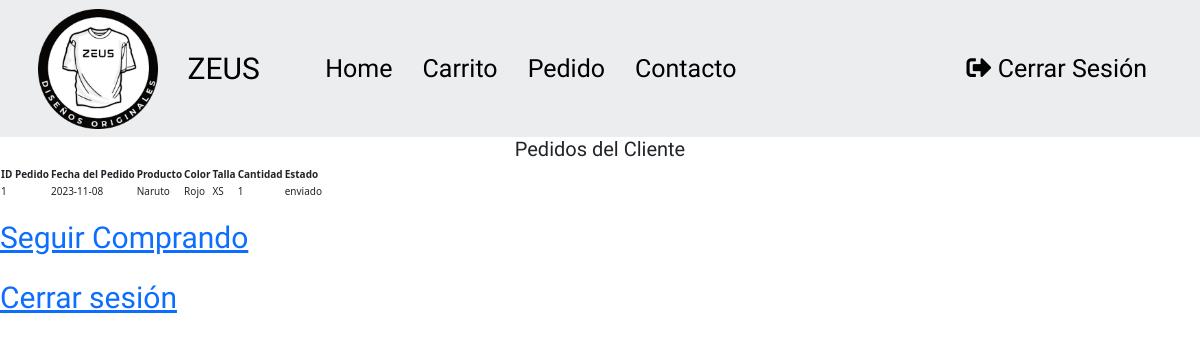
Screenshot of /pedidos.php (signed in) with the database file from the repository.
### tables this page shows
CREATE TABLE `pedidos` (
  `id_pedido` int NOT NULL AUTO_INCREMENT,
  `fecha` date NOT NULL COMMENT 'fecha donde se realizo el pedido, de tipo date.',
  `id_cliente` int NOT NULL COMMENT 'Fk de la tabla clientes , de tipo INT con indice Index.',
  `id_producto` int NOT NULL COMMENT 'Fk de la tabla productos, de tipo INT con indice Index.',
  `cantidad_producto` int NOT NULL,
  `estado_pedido` varchar(50) DEFAULT 'en preparación',
  `id_color` int NOT NULL,
  `id_talla` int NOT NULL,
  PRIMARY KEY (`id_pedido`),
  KEY `id_producto` (`id_producto`),
  KEY `id_pedido` (`id_cliente`,`id_producto`) USING BTREE,
  KEY `idx_pedido` (`id_pedido`),
  KEY `fk_id_color` (`id_color`),
  CONSTRAINT `pedidos_ibfk_1` FOREIGN KEY (`id_cliente`) REFERENCES `clientes` (`id_cliente`),
  CONSTRAINT `pedidos_ibfk_2` FOREIGN KEY (`id_producto`) REFERENCES `productos` (`id_producto`)
);

CREATE TABLE `productos` (
  `id_producto` int NOT NULL COMMENT 'PK de la tabla producto , de indice Primary',
  `nombre` varchar(45) NOT NULL COMMENT 'nombre del producto, de tipo Varchar.',
  `precio` double(10,2) NOT NULL COMMENT 'precio del producto, de tipo double para almacenar los valores reales en doble precisión.',
  `imagen` varchar(255) NOT NULL,
  PRIMARY KEY (`id_producto`),
  UNIQUE KEY `codigo_producto_UNIQUE` (`id_producto`),
  UNIQUE KEY `codigo` (`id_producto`),
  UNIQUE KEY `codigo_2` (`id_producto`),
  KEY `idx_producto` (`id_producto`)
);

CREATE TABLE `colores` (
  `id_color` int NOT NULL AUTO_INCREMENT,
  `nombre_color` varchar(50) NOT NULL,
  PRIMARY KEY (`id_color`),
  UNIQUE KEY `id_color_UNIQUE` (`id_color`)
);

CREATE TABLE `tallas` (
  `id_talla` int NOT NULL AUTO_INCREMENT,
  `numero_talla` varchar(50) NOT NULL,
  UNIQUE KEY `id_talla_UNIQUE` (`id_talla`)
);

### classes/pedido.php (called while the page is built, shortened)
<?php
class Pedido
{
    public static function select($id_cliente)
    {
        try {
            $conexion = camisetasDB::connectDB();
            $sql = "SELECT
                p.id_pedido AS id_pedido,
                p.fecha AS fecha,
                pr.nombre AS nombre,
                co.nombre_color AS color,
                ta.numero_talla AS talla,
                p.cantidad_producto AS cantidad_producto,
                p.estado_pedido AS estado
                FROM pedidos p
                JOIN clientes c ON p.id_cliente = c.id_cliente
                JOIN producto_color_talla pct ON p.id_producto = pct.id_producto AND p.id_color = pct.id_color AND p.id_talla = pct.id_talla
                JOIN productos pr ON pct.id_producto = pr.id_producto
                JOIN colores co ON pct.id_color = co.id_color
                JOIN tallas ta ON pct.id_talla = ta.id_talla
                WHERE p.id_cliente = ?
                ORDER BY p.fecha;
            ";
            $stmt = $conexion->prepare($sql);
            $stmt->execute([$id_cliente]);
            return $stmt->fetchAll(PDO::FETCH_ASSOC);
        } catch (PDOException $e) {
            echo "Error de conexión: " . $e->getMessage();
            return false;
        }
    }
}

### pedidos.php (the view, shortened to what this page needs)
<?php
include_once 'classes/pedido.php';
$id_cliente = $_SESSION['id_cliente'];
$pedidos = Pedido::select($id_cliente);
?>
<!DOCTYPE html>
<html lang="es">
<head>
    <?php include 'components/enlace.php'; ?>
</head>
<body>
    <?php include 'components/menu.php'; ?>
    <div class="contenedor">
        <div class="carrito-producto">
            <h2>Pedidos del Cliente</h2>
            <?php if (!empty($pedidos)) { ?>
                <table aria-describedby="tabla de pedidos">
                    <tr>
                        <th>ID Pedido</th>
                        <th>Fecha del Pedido</th>
                        <th>Producto</th>
                        <th>Color</th>
                        <th>Talla</th>
                        <th>Cantidad</th>
                        <th>Estado</th>
                    </tr>
                    <?php foreach ($pedidos as $pedido) : ?>
                        <tr>
                            <td><?php echo $pedido['id_pedido']; ?></td>
                            <td><?php echo $pedido['fecha']; ?></td>
                            <td><?php echo $pedido['nombre']; ?></td>
                            <td><?php echo $pedido['color']; ?></td>
                            <td><?php echo $pedido['talla']; ?></td>
                            <td><?php echo $pedido['cantidad_producto']; ?></td>
                            <td><?php echo $pedido['estado']; ?></td>
                        </tr>
                    <?php endforeach; ?>
                </table>
            <?php } else { ?>
                <p>No hay pedidos para mostrar.</p>
            <?php } ?>
        </div>
        <br>
        <a href="home.php">Seguir Comprando</a>
        <br>
        <br>
        <a href="cerrar.php">Cerrar sesión</a>
    </div>
</body>
</html>

### css/estilos.css (style rules this page uses)
:root { --primario: #041e3a; --secundario: #4cc9f0; --terciario: #EBEDEF; --blanco: #FFF; --negro: #000; --fuentePrincipal: 'Staatliches', cursive; }
html { box-sizing: border-box; font-size: 62.5%; }
*, *:before, *:after { box-sizing: inherit; }
body { background-color: var(--blanco); font-size: 1.6rem; line-height: 1.5; color: var(--negro); }
a { text-decoration: none; font-size: 3rem; font-family: var(--fuentePrincipal); }
h1, h2, h3 { text-align: center; color: var(--negro); font-family: var(--fuentePrincipal); }
h2 { font-size: 2.7rem; }

### rows the page displays
pedidos: id_pedido "1", fecha "2023-11-08", id_producto.nombre "Naruto", id_color.nombre_color "Rojo", id_talla.numero_talla "XS", cantidad_producto "1", estado_pedido "enviado"
